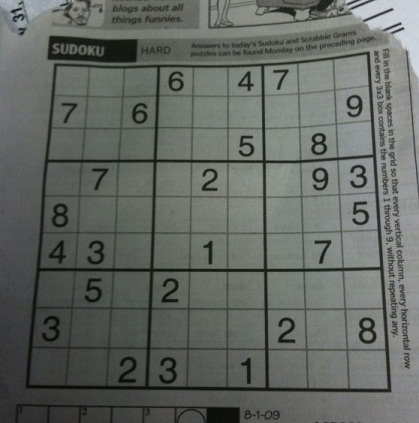
#> input picture database/sudoku-original.jpg, 419 x 423 px, found by its file name
$ python simple_threshold.py
#> lines starting #> are read from the running program, lines starting #| are printed output that depends on the picture; after the words box and inside, x2 and y2 are one past the last pixel; in counts of white or black regions, pixels touching at a corner belong together
#!/usr/bin/env python3
# -*- coding: utf-8 -*-
"""
Created on Mon Jul  1 17:24:46 2019

@author: aritra
"""
import cv2
import numpy as np
from matplotlib import pyplot as plt
img = cv2.imread('/home/aritra/python_opencv3/database/sudoku-original.jpg',0)
#> img: shape (423, 419); min 5, max 218, mean 101.9

ret,thresh1 = cv2.threshold(img,127,255,cv2.THRESH_BINARY)
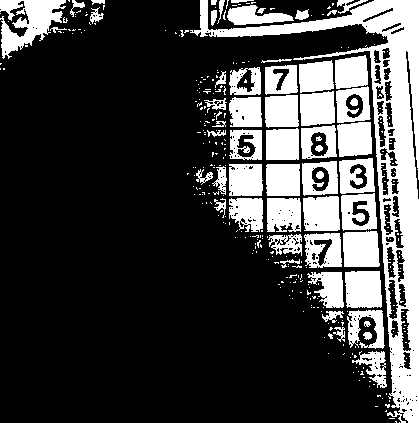
#> thresh1: shape (423, 419); 25.6% white; 333 white regions (274 under 20 px), largest, box (x1, y1, x2, y2) and area: (190, 0, 419, 423) 14935, (0, 0, 66, 59) 2037, (345, 271, 382, 308) 1282
ret,thresh2 = cv2.threshold(img,127,255,cv2.THRESH_BINARY_INV)
ret,thresh3 = cv2.threshold(img,127,255,cv2.THRESH_TRUNC)
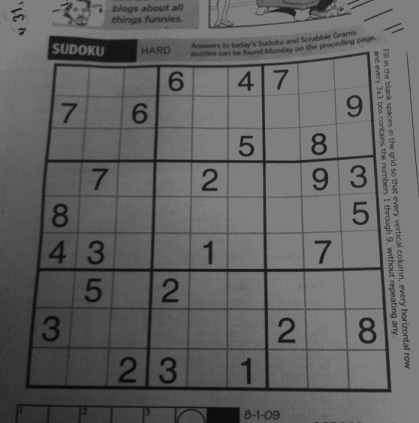
#> thresh3: shape (423, 419); min 5, max 127, mean 97.8
ret,thresh4 = cv2.threshold(img,127,255,cv2.THRESH_TOZERO)
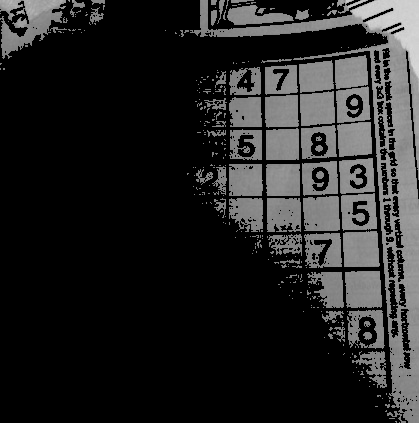
#> thresh4: shape (423, 419); min 0, max 218, mean 36.6
ret,thresh5 = cv2.threshold(img,127,255,cv2.THRESH_TOZERO_INV)
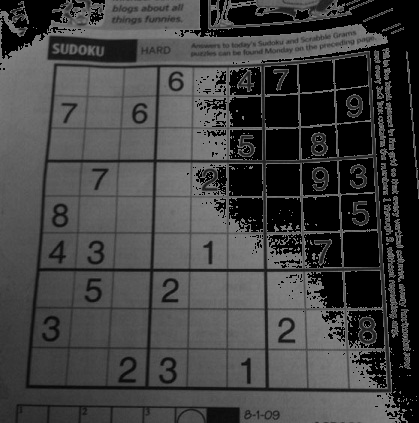
#> thresh5: shape (423, 419); min 0, max 127, mean 65.3
titles = ['Original Image','BINARY','BINARY_INV','TRUNC','TOZERO','TOZERO_INV']
images = [img, thresh1, thresh2, thresh3, thresh4, thresh5]
for i in range(6):
    plt.subplot(2,3,i+1),plt.imshow(images[i],'gray')
    plt.title(titles[i])
    plt.xticks([]),plt.yticks([])
plt.show()
while(True):
    cv2.imshow('img_or', img)
    cv2.imshow('img_tr',thresh3)
    k=cv2.waitKey(1)
#> (key Esc is pressed here)
    if(k==27):
        break
cv2.destroyAllWindows()
